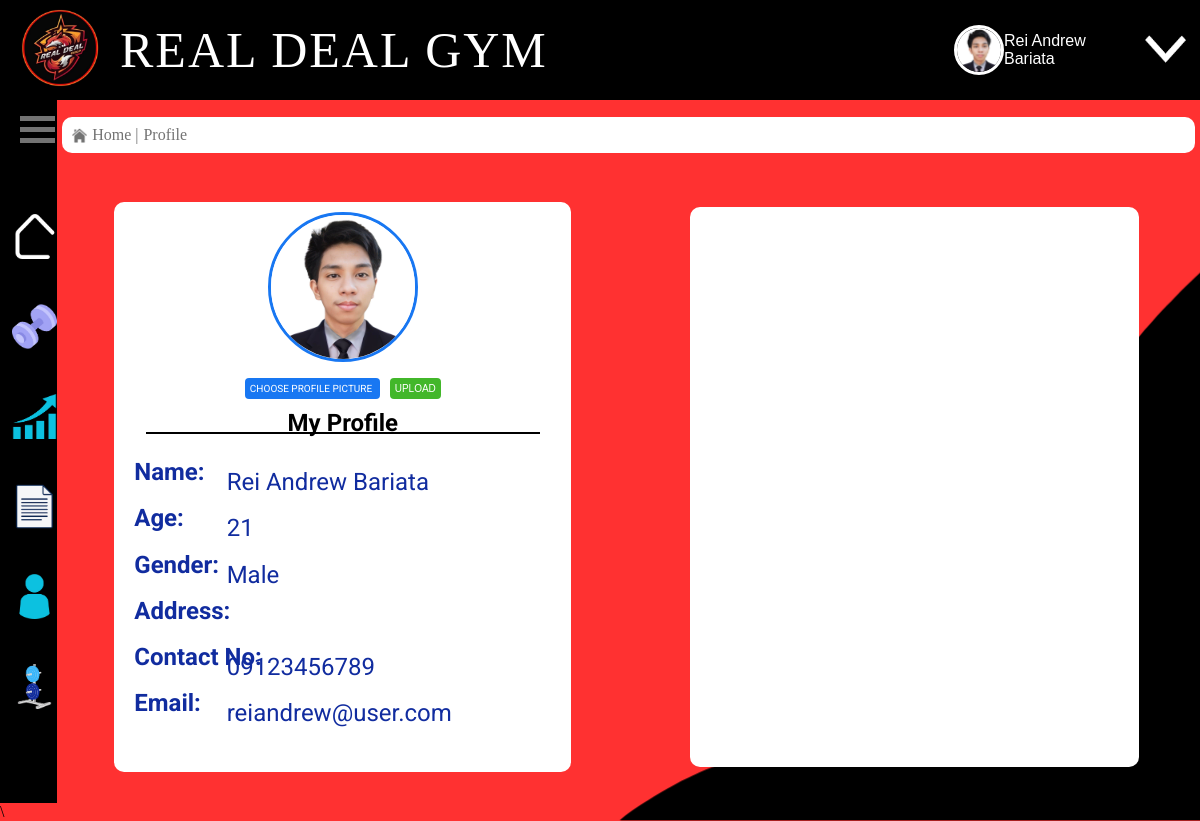
Screenshot of /PHP/profile.php (signed in) with the database file from the repository.
### tables this page shows
CREATE TABLE `registerdb` (
  `id` int(11) NOT NULL,
  `email` varchar(50) NOT NULL,
  `password` varchar(255) NOT NULL,
  `firstname` varchar(50) NOT NULL,
  `lastname` varchar(50) NOT NULL,
  `age` int(5) NOT NULL,
  `gender` varchar(10) NOT NULL,
  `address` varchar(50) NOT NULL,
  `contactNo` varchar(20) NOT NULL,
  `date_register` datetime NOT NULL DEFAULT current_timestamp(),
  `profile_pic` varchar(255) DEFAULT NULL
);

### PHP/profile.php (the view, shortened to what this page needs)
<?php
include 'database.php';
$login_email = $_SESSION['login_email'];
$sql = "SELECT firstname, lastname, age, gender, address, contactNo, email, profile_pic FROM registerdb WHERE email = ?";
$stmt = mysqli_prepare($conn, $sql);
mysqli_stmt_bind_param($stmt, "s", $login_email);
mysqli_stmt_execute($stmt);
$result = mysqli_stmt_get_result($stmt);
if ($result && mysqli_num_rows($result) > 0) {
    $user = mysqli_fetch_assoc($result);
} else {
    echo "<p>User not found.</p>";
    exit();
}
?>
<!DOCTYPE html>
<html lang="en">
<head>
    <link rel="stylesheet" href="../CSS/profile.css" />
</head>
<body>
<header>
    <div class="logo">
        <a href="../HTML/Home.html"><img src="../assets/logs.png" alt="Logo" height="80"></a>
        <h6>REAL DEAL GYM</h6>
    </div>
    <div class="left-container">
        <div class="userProfil">
            <a href="#">
                <img src="<?php echo !empty($user['profile_pic']) ? $user['profile_pic'] : '../assets/defProf.webp'; ?>"     height="50" alt="" class="img-container">
                <p class="userName"><?php if (isset($user)) echo htmlspecialchars($user["firstname"] . " " . $user["lastname"]); ?></p>
            </a>
            <div class="consts-dropDown">
                <button class="dropDown" onclick=""> <img src="../assets/dropdown.png" alt="" height="50" width="45px"></button>
            </div>
        </div>
    </div>
</header>
<div class="container">
    <aside class="nav">
        <div class="hamburger" id="hamburger" onclick="myFunction(this)">
            <div class="bar1"></div>
            <div class="bar2"></div>
            <div class="bar3"></div>
        </div>
        <div class="menu" id="menu">
            <a href="home.php"> <img src="../assets/home.png" alt="" height="45"> Home</a>
            <a href="workoutplan.php"> <img src="../assets/DB.png" alt="" height="45">  Workout Plan</a>
            <a href="progress.php"> <img src="../assets/prog.png" alt="" height="45">  Progress</a>
            <a href="records.php"> <img src="../assets/records.png" alt="" height="45"> Records</a>
            <a href="profile.php"> <img src="../assets/profile.png" alt="" height="45">  Profile</a>
            <a href="equipments.php"> <img src="../assets/equipments.png" alt="" height="45">Equipments</a>
        </div>
    </aside>
    <main class="main">
        <div class="conts1">
            <div class="page">
                <a href="home.php"><img src="../assets/homes.png" alt="" height="15">Home |</a><p>Profile</p>
            </div>
        </div>
        <div class="conts2">
            <div class="profile1">
                <div id="profile">
                    <div class="topConts">
                        <div id="profPics" class="profile-picture-wrapper">
                            <img id="profileImagePreview" src="<?php echo !empty($user['profile_pic']) ? $user['profile_pic'] : '../assets/defProf.webp'; ?>" alt="Profile Picture" class="profile-picture">
                            <form action="upload_profile_pic.php" method="POST" enctype="multipart/form-data" class="upload-form">
                                <label for="profile_pic" class="upload-label">
                                    <span>Choose Profile Picture</span>
                                </label>
                                <input type="submit" value="Upload" class="upload-button">
                            </form>
                            <h3>My Profile</h3>
                        </div>
                    </div>
                    <div class="line"></div>
                    <div class="botConts">
                        <div class="userNames user userss">
                            <h3>Name:</h3>
                            <div id="username" class="outpt">
                                <?php if (isset($user)) echo htmlspecialchars($user["firstname"] . ' ' . $user["lastname"]); ?>
                            </div>
                        </div>
                        <div class="userAge user usersss">
                            <h3>Age:</h3>
                            <div id="userage" class="outpt"><?php if (isset($user)) echo htmlspecialchars($user['age']); ?></div>
                        </div>
                        <div class="userGender user users">
                            <h3>Gender:</h3>
                            <div id="usergender" class="outpt"><?php if (isset($user)) echo htmlspecialchars($user['gender']); ?></div>
                        </div>
                        <div class="userAddress user users">
                            <h3>Address:</h3>
                            <div id="useraddress" class="outpt"><?php if (isset($user)) echo htmlspecialchars($user['address'] ?? ''); ?></div>
                        </div>
                        <div class="userCn user">
                            <h3>Contact No:</h3>
                            <div id="usercontacts" class="outpt"><?php if (isset($user)) echo htmlspecialchars($user['contactNo']); ?></div>
                        </div>
                        <div class="userEmail user userss">
                            <h3>Email:</h3>
                            <div id="useremail" class="outpt"><?php if (isset($user)) echo htmlspecialchars($user['email']); ?></div>
                        </div>
                    </div>
                </div>
            </div>
            <div class="profile2">
                <div id="qr"></div>
            </div>
        </div>
    </main>
</div>
<script src="../Javascript/profile.js"></script>\
</body>
</html>

### rows the page displays
registerdb: profile_pic (picture), firstname+lastname "Rei Andrew Bariata", age "21", gender "Male", contactNo "09123456789", email "reiandrew@user.com"
